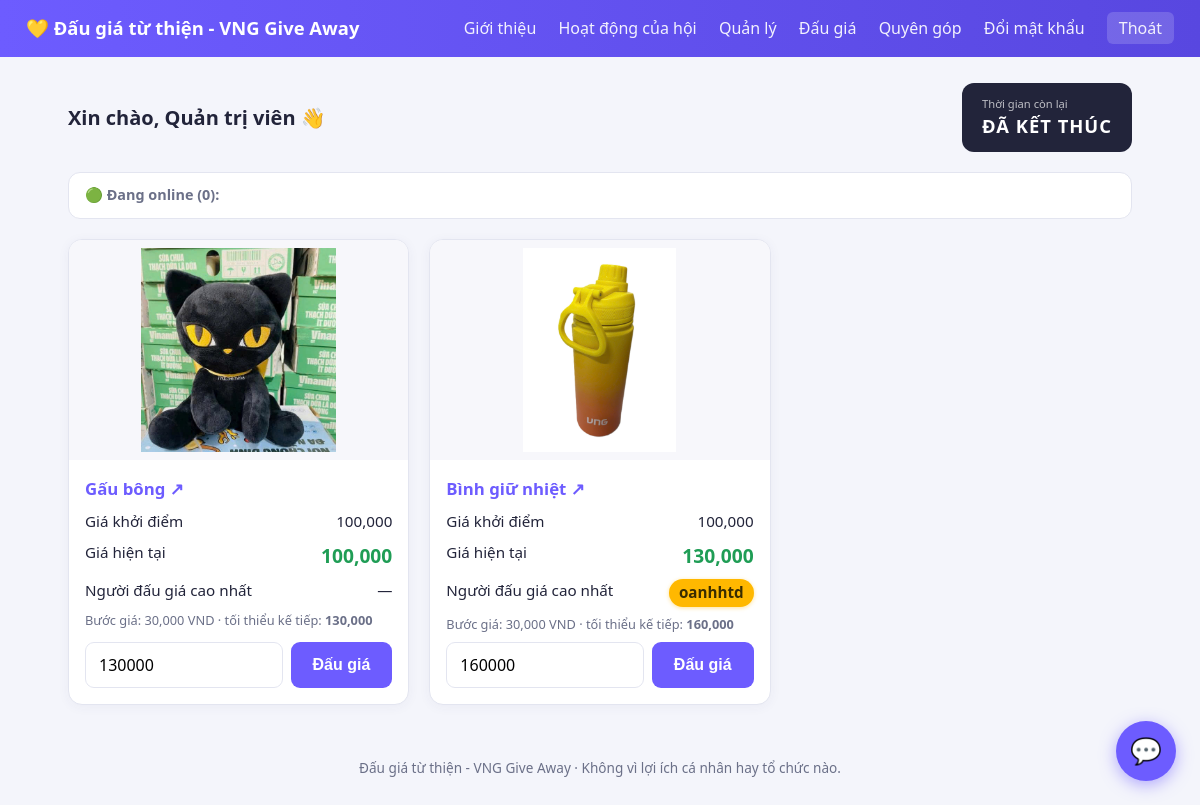
The app's page /auction (signed in) with its own data.
### app.py (models this page shows)
class User(db.Model):
    id = db.Column(db.Integer, primary_key=True)
    username = db.Column(db.String(100), unique=True, nullable=False)
    email = db.Column(db.String(120), unique=True, nullable=False)
    fullname = db.Column(db.String(120), nullable=False)
    password = db.Column(db.String(256), nullable=False)
    is_admin = db.Column(db.Boolean, default=False)
    is_online = db.Column(db.Boolean, default=False)

class Product(db.Model):
    id = db.Column(db.Integer, primary_key=True)
    stt = db.Column(db.Integer, unique=True, nullable=False)   # số thứ tự ngẫu nhiên tăng dần
    name = db.Column(db.String(200), nullable=False)
    description = db.Column(db.String(200))                    # mô tả ngắn (<=30 chữ)
    ext_link = db.Column(db.String(500))                       # link tham khảo trang khác
    image = db.Column(db.String(300))                          # tên file hình
    start_price = db.Column(db.Integer, nullable=False)        # giá khởi điểm
    donor = db.Column(db.String(120), nullable=False)         # người quyên góp
    status = db.Column(db.String(20), default='dong')          # dang | dong | done
    final_price = db.Column(db.Integer)                        # giá chốt đấu giá
    winner = db.Column(db.String(120))                         # người chốt giá
    donate_date = db.Column(db.DateTime, default=datetime.now)

class Bid(db.Model):
    id = db.Column(db.Integer, primary_key=True)
    product_id = db.Column(db.Integer, db.ForeignKey('product.id'), nullable=False)
    bidder = db.Column(db.String(120), nullable=False)         # người đấu giá
    amount = db.Column(db.Integer, nullable=False)             # giá đấu
    created_at = db.Column(db.DateTime, default=datetime.now)

### app.py (the view)
@app.route('/auction')
def auction():
    u = current_user()
    if not u:
        flash('Bạn cần đăng nhập trước.', 'info')
        return redirect(url_for('login'))
    finalize_auction()
    products = Product.query.filter_by(status='dang').order_by(Product.stt).all()
    items = []
    for p in products:
        cp = current_price(p)
        items.append({
            'p': p,
            'current': cp,
            'top_bidder': top_bidder(p),
            'step': bid_step(p.start_price),
            'min_next': cp + bid_step(p.start_price),
        })
    end = auction_end()
    return render_template('auction.html', user=u, items=items,
                           auction_end=end.isoformat() if end else '',
                           now=datetime.now())

### app.py (called while the page is built)
def get_setting(key, default=''):
    s = db.session.get(Setting, key)
    return s.value if s and s.value is not None else default

def set_setting(key, value):
    s = db.session.get(Setting, key)
    if s:
        s.value = value
    else:
        db.session.add(Setting(key=key, value=value))

def bid_step(start_price):
    if start_price < 100_000:
        return 20_000
    elif start_price < 1_000_000:
        return 30_000
    else:
        return 100_000

def current_price(product):
    top = db.session.query(func.max(Bid.amount)).filter_by(product_id=product.id).scalar()
    return top if top is not None else product.start_price

def top_bidder(product):
    b = Bid.query.filter_by(product_id=product.id).order_by(desc(Bid.amount)).first()
    return b.bidder if b else None

def configure_mail():
    app.config['MAIL_SERVER'] = get_setting('mail_server', 'smtp.gmail.com')
    app.config['MAIL_PORT'] = int(get_setting('mail_port', '587') or 587)
    app.config['MAIL_USERNAME'] = get_setting('mail_username', '')
    app.config['MAIL_PASSWORD'] = get_setting('mail_password', '')
    app.config['MAIL_USE_TLS'] = get_setting('mail_use_tls', 'true').lower() == 'true'
    app.config['MAIL_USE_SSL'] = get_setting('mail_use_ssl', 'false').lower() == 'true'
    app.config['MAIL_DEFAULT_SENDER'] = get_setting('mail_username', '')
    mail.init_app(app)

def send_email(to, subject, body):
    if not get_setting('mail_username'):
        return False, 'Chưa cấu hình email server trong trang Admin.'
    try:
        configure_mail()
        msg = Message(subject, sender=app.config['MAIL_DEFAULT_SENDER'], recipients=[to])
        msg.body = body
        mail.send(msg)
        return True, 'OK'
    except Exception as e:
        return False, str(e)

def current_user():
    uid = session.get('user_id')
    return db.session.get(User, uid) if uid else None

@app.context_processor
def inject_user():
    return {'cur_user': current_user()}

def auction_end():
    v = get_setting('auction_end')
    if not v:
        return None
    try:
        return datetime.fromisoformat(v)
    except ValueError:
        return None

### templates/auction.html (shortened to what this page needs)
{% extends 'base.html' %}
{% block content %}
<div class="auction-head">
  <div class="hello">Xin chào, {{ user.fullname or user.username }} 👋</div>
  <div class="countdown" id="countdown" data-end="{{ auction_end }}">
    <small>Thời gian còn lại</small>
    <span id="cd-text">--:--:--</span>
  </div>
</div>
<div class="online-bar">
  <span class="online-label">🟢 Đang online (<span id="online-count">0</span>):</span>
</div>
<div class="grid">
  {% for it in items %}
  {% set p = it.p %}
  <div class="product" data-pid="{{ p.id }}" data-step="{{ it.step }}">
    <div class="thumb">
      {% if p.image %}
        <img src="{{ url_for('static', filename='uploads/' ~ p.image) }}" alt="{{ p.name }}">
      {% else %}
        <span class="muted">Không có hình</span>
      {% endif %}
    </div>
    <div class="body">
      <div class="pname">
        {% if p.ext_link %}
          <a href="{{ p.ext_link }}" target="_blank" rel="noopener">{{ p.name }} ↗</a>
        {% else %}{{ p.name }}{% endif %}
      </div>
      <div class="price-row"><span>Giá khởi điểm</span>
        <span>{{ '{:,.0f}'.format(p.start_price) }}</span></div>
      <div class="price-row"><span>Giá hiện tại</span>
        <span class="price-cur" id="cur-{{ p.id }}">{{ '{:,.0f}'.format(it.current) }}</span></div>
      <div class="price-row"><span>Người đấu giá cao nhất</span>
        <span id="bidder-{{ p.id }}" class="bidder-name{{ ' has-bidder' if it.top_bidder }}">{{ it.top_bidder or '—' }}</span></div>
      <div class="muted" style="font-size:.8rem">Bước giá: {{ '{:,.0f}'.format(it.step) }} VND ·
        tối thiểu kế tiếp: <b id="min-{{ p.id }}">{{ '{:,.0f}'.format(it.min_next) }}</b></div>
      <div class="bidbox">
        <input type="number" id="amt-{{ p.id }}" placeholder="Nhập giá đấu" value="{{ it.min_next }}" step="{{ it.step }}">
        <button class="btn" onclick="placeBid({{ p.id }})">Đấu giá</button>
      </div>
    </div>
  </div>
  {% endfor %}
</div>
<button class="chat-fab" id="chatFab" onclick="toggleChat()">💬
</button>
{% endblock %}

### templates/base.html (shortened to what this page needs)
<!doctype html>
<html lang="vi">
<head>
  <link rel="stylesheet" href="{{ url_for('static', filename='css/style.css') }}">
</head>
<body>
  <header class="topbar">
    <div class="brand">
      <a href="{{ url_for('home') }}">💛 Đấu giá từ thiện - VNG Give Away</a>
    </div>
    <nav id="mainNav">
      <a href="{{ url_for('home') }}">Giới thiệu</a>
      <a href="{{ url_for('activities') }}">Hoạt động của hội</a>
      {% if session.get('user_id') %}
        {% if cur_user and cur_user.is_admin %}
        <a href="{{ url_for('admin') }}">Quản lý</a>
        {% endif %}
        <a href="{{ url_for('auction') }}">Đấu giá</a>
        <a href="{{ url_for('donate') }}">Quyên góp</a>
        <a href="{{ url_for('change_password') }}">Đổi mật khẩu</a>
        <a href="{{ url_for('logout') }}" class="btn-logout">Thoát</a>
      {% else %}
        <a href="{{ url_for('login') }}">Đăng nhập</a>
        <a href="{{ url_for('register') }}">Đăng ký</a>
      {% endif %}
    </nav>
  </header>
  <main class="container">
    {% block content %}{% endblock %}
  </main>
  <footer class="footer">Đấu giá từ thiện - VNG Give Away · Không vì lợi ích cá nhân hay tổ chức nào.</footer>
</body>
</html>

### static/css/style.css (style rules this page uses)
:root { --primary:#6d5cff; --primary-d:#5847e0; --accent:#ffb800; --bg:#f4f5fb; --card:#ffffff; --text:#22243a; --muted:#6b7088; --border:#e3e5f0; --ok:#1f9d55; --err:#e03131; }
* { box-sizing:border-box }
body { margin:0;font-family:"Segoe UI",Roboto,Arial,sans-serif;background:var(--bg);color:var(--text);line-height:1.55 }
a { color:var(--primary);text-decoration:none }
.topbar { display:flex;justify-content:space-between;align-items:center;background:linear-gradient(90deg,var(--primary),var(--primary-d));padding:14px 26px;color:#fff;flex-wrap:wrap;gap:10px }
.topbar .brand a { color:#fff;font-weight:700;font-size:1.15rem }
.topbar nav a { color:#fff;margin-left:18px;font-weight:500;opacity:.92 }
.btn-logout { background:rgba(255,255,255,.18);padding:5px 12px;border-radius:6px }
.container { max-width:1100px;margin:26px auto;padding:0 18px }
.footer { text-align:center;color:var(--muted);padding:26px;font-size:.85rem }
input,textarea,select { width:100%;padding:11px 13px;border:1px solid var(--border);border-radius:9px;font-size:1rem;font-family:inherit }
.btn { display:inline-block;background:var(--primary);color:#fff;border:none;padding:12px 22px;border-radius:9px;font-size:1rem;font-weight:600;cursor:pointer;transition:.15s }
.muted { color:var(--muted) }
.auction-head { display:flex;justify-content:space-between;align-items:center;flex-wrap:wrap;gap:14px;margin-bottom:20px }
.hello { font-size:1.25rem;font-weight:700 }
.countdown { background:#22243a;color:#fff;padding:12px 20px;border-radius:12px;font-size:1.15rem;font-weight:700;letter-spacing:1px }
.countdown small { display:block;font-size:.7rem;font-weight:400;opacity:.7;letter-spacing:0 }
.online-bar { background:var(--card);border:1px solid var(--border);border-radius:12px;padding:11px 16px;margin-bottom:20px;display:flex;flex-wrap:wrap;align-items:center;gap:10px;font-size:.9rem }
.online-label { font-weight:700;color:var(--muted) }
.grid { display:grid;grid-template-columns:repeat(auto-fill,minmax(260px,1fr));gap:20px }
.product { background:var(--card);border:1px solid var(--border);border-radius:14px;overflow:hidden;display:flex;flex-direction:column;box-shadow:0 2px 12px rgba(60,60,120,.05) }
.product .thumb { position:relative;height:220px;background:#f7f7fb;display:flex;align-items:center;justify-content:center;overflow:hidden;padding:8px }
.product .thumb img { max-width:100%;max-height:100%;width:auto;height:auto;object-fit:contain;display:block }
.product .body { padding:16px;display:flex;flex-direction:column;gap:8px;flex:1 }
.product .pname { font-weight:700;font-size:1.05rem }
.price-row { display:flex;justify-content:space-between;font-size:.95rem }
.price-cur { color:var(--ok);font-weight:700;font-size:1.2rem }
.bidder-name.has-bidder { background:var(--accent);color:#3a2d00;font-weight:700;padding:2px 10px;border-radius:20px;box-shadow:0 1px 4px rgba(255,184,0,.4) }
.bidbox { display:flex;gap:8px;margin-top:auto }
.bidbox input { flex:1 }
.chat-fab { position:fixed;right:24px;bottom:24px;width:60px;height:60px;border-radius:50%;background:var(--primary);color:#fff;border:none;font-size:1.6rem;cursor:pointer;box-shadow:0 4px 16px rgba(109,92,255,.5);z-index:50 }

### records on screen
User: fullname "Quản trị viên"
Product: image (picture), name "Gấu bông", start_price "100,000", current "100,000", top_bidder "—", step "30,000", min_next "130,000", min_next "130000"
Bid: image (picture), current "130,000", bidder "oanhhtd", step "30,000", min_next "160,000", min_next "160000"
Product: name "Bình giữ nhiệt", start_price "100,000"
